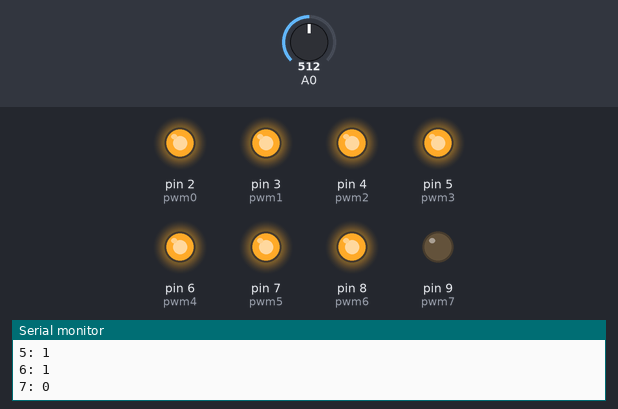
Bench run of a sketch on a simulated Arduino Uno, built with avr-gcc and run on an emulated ATmega328P. On the bench: output pins drawn as LEDs (lit = HIGH), the last lines printed to the serial monitor. Inputs (shaded band) come from the test bench; at power-on: A0 = 512.

Above: at 1.3 s.
1.4 s: A0 set to 514
At 2.7 s:
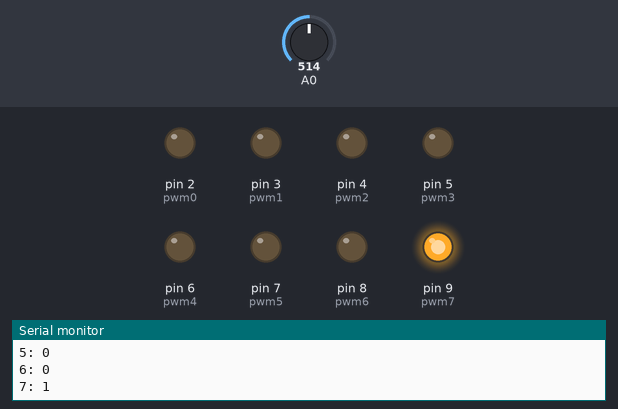
3.0 s: A0 set to 716
At 4.1 s:
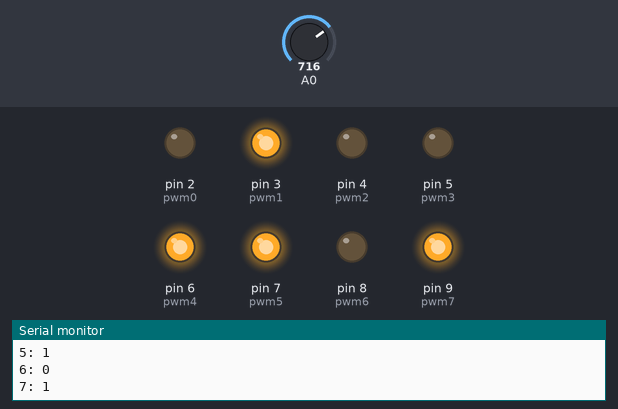
4.5 s: A0 set to 714
At 5.4 s:
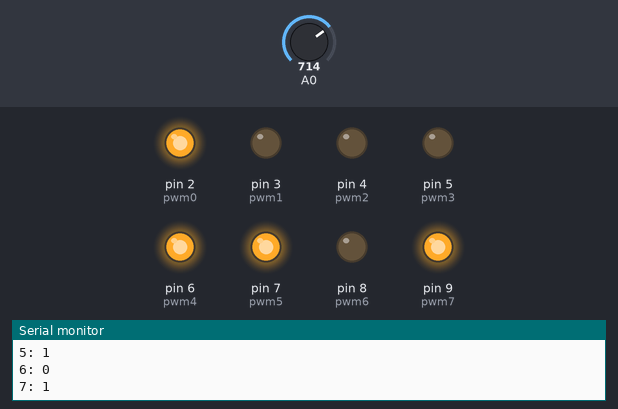
6.0 s: A0 set to 900
At 6.6 s:
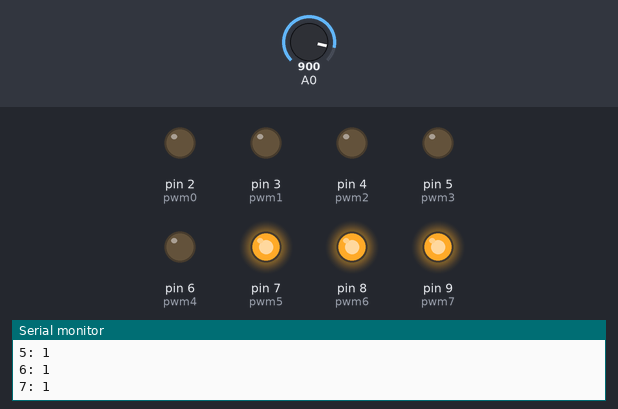
7.5 s: A0 set to 903
At 7.9 s:
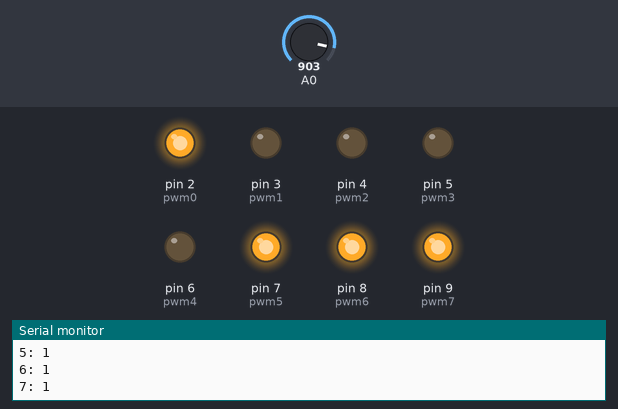
9.0 s: A0 set to 306
At 10.4 s:
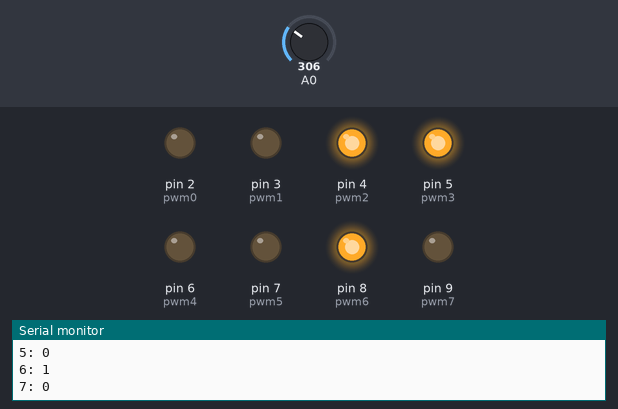
Timing chart, 0 to 11.5 s (numbered marks = the images above; inputs shaded):
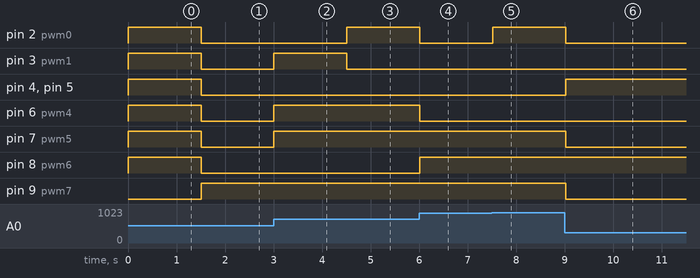

The sketch:

ADC.ino
```cpp
const int pwm0 = 2 ;    //Mapping digital pins 2 to 9 as pwm variables 0 (lsb) to 7 (msb)
const int pwm1 = 3;
const int pwm2 = 4;
const int pwm3 = 5;
const int pwm4 = 6;
const int pwm5 = 7;
const int pwm6 = 8;
const int pwm7 = 9;

const int adc = 0 ;   //naming pin 0 of analog input side as ‘adc’
void setup()
{
     pinMode(pwm0, OUTPUT);
     pinMode(pwm1, OUTPUT);
     pinMode(pwm2, OUTPUT);
     pinMode(pwm3, OUTPUT);
     pinMode(pwm4, OUTPUT);
     pinMode(pwm5, OUTPUT);
     pinMode(pwm6, OUTPUT);
     pinMode(pwm7, OUTPUT);

     Serial.begin(9600);
}
void loop()
{
     int adc  = analogRead(0) ;    //reading analog voltage and storing it in an integer
     adc = map(adc, 0, 1023, 0, 255);
     int bit0 = bitRead(adc, 0);
     int bit1 = bitRead(adc, 1);
     int bit2 = bitRead(adc, 2);
     int bit3 = bitRead(adc, 3);
     int bit4 = bitRead(adc, 4);
     int bit5 = bitRead(adc, 5);
     int bit6 = bitRead(adc, 6);
     int bit7 = bitRead(adc, 7);

/*
----------map funtion------------
the above funtion scales the output of adc,
which is 10 bit and gives values btw 0 to 1023,
in values btw 0 to 255 form analogWrite funtion
which only receives  values btw this range
*/
    //digital value sent to pin called pwm
     digitalWrite(pwm0, bit0);
     digitalWrite(pwm1, bit1);
     digitalWrite(pwm2, bit2);
     digitalWrite(pwm3, bit3);
     digitalWrite(pwm4, bit4);
     digitalWrite(pwm5, bit5);
     digitalWrite(pwm6, bit6);
     digitalWrite(pwm7, bit7);

     Serial.print("Digital: ");
     Serial.println(adc);

     Serial.print("0: ");
     Serial.println(bit0);

     Serial.print("1: ");
     Serial.println(bit1);

     Serial.print("2: ");
     Serial.println(bit2);

     Serial.print("3: ");
     Serial.println(bit3);

     Serial.print("4: ");
     Serial.println(bit4);

     Serial.print("5: ");
     Serial.println(bit5);

     Serial.print("6: ");
     Serial.println(bit6);

     Serial.print("7: ");
     Serial.println(bit7);
     delay(500);  //half a second delay

}
```

Measured:
- the behaviour switches between 513 and 514 on A0 (found by bisection; images 0 and 1)
- the behaviour switches between 715 and 714 on A0 (found by bisection; images 2 and 3)
- the behaviour switches between 902 and 903 on A0 (found by bisection; images 4 and 5)
- after the input at 1.4 s, pin 2 (pwm0), pin 3 (pwm1), pin 4 (pwm2), pin 5 (pwm3), pin 6 (pwm4), pin 7 (pwm5), pin 8 (pwm6): HIGH → LOW after 0.10 s; pin 9 (pwm7): LOW → HIGH after 0.10 s
- after the input at 3.0 s, pin 3 (pwm1), pin 6 (pwm4), pin 7 (pwm5): LOW → HIGH at once
- after the input at 4.5 s, pin 2 (pwm0): LOW → HIGH at once; pin 3 (pwm1): HIGH → LOW at once
- after the input at 6.0 s, pin 2 (pwm0), pin 6 (pwm4): HIGH → LOW at once; pin 8 (pwm6): LOW → HIGH at once
- after the input at 7.5 s, pin 2 (pwm0): LOW → HIGH at once
- after the input at 9.0 s, pin 2 (pwm0), pin 7 (pwm5), pin 9 (pwm7): HIGH → LOW at once; pin 4 (pwm2), pin 5 (pwm3): LOW → HIGH at once
